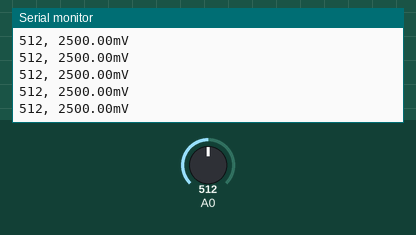
This sketch was run on a simulated Arduino Uno, built with avr-gcc and run on an emulated ATmega328P. Parts: the last lines printed to the serial monitor. The test bench sets the inputs (shaded band); at power-on: A0 = 512.

Above: at 1.2 s.
1.3 s: A0 set to 716
At 1.32 s:
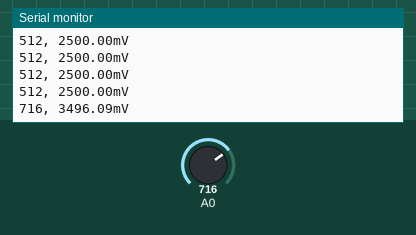
2.8 s: A0 set to 900
At 2.83 s:
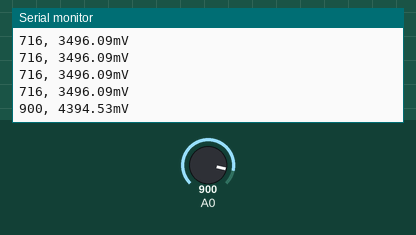
Timing chart, 0 to 5.8 s (numbered marks = the images above; inputs shaded):
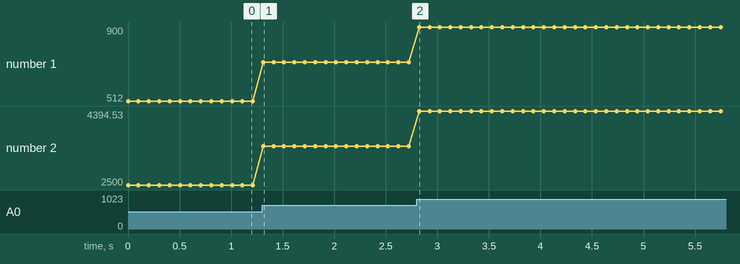

Measured:
- after the input at 1.3 s, the serial monitor: prints a new line at once (image 1)
- after the input at 2.8 s, the serial monitor: prints a new line at once (image 2)
- plotted number 1: 512 → 716 after the input at 1.3 s, 716 → 900 after the input at 2.8 s
- plotted number 2: 2500 → 3496.09 after the input at 1.3 s, 3496.09 → 4394.53 after the input at 2.8 s

The sketch:

adtovolt.ino
```cpp
void setup() {
  Serial.begin(9600);
}

void loop() {
  int sensorValue = analogRead(A0);
  Serial.print(sensorValue);
  Serial.print(", ");

  float v = (long(sensorValue) * 5000.0) / 1024.0;
  Serial.print(v);
  Serial.println("mV");

  delay(100);
}
```
